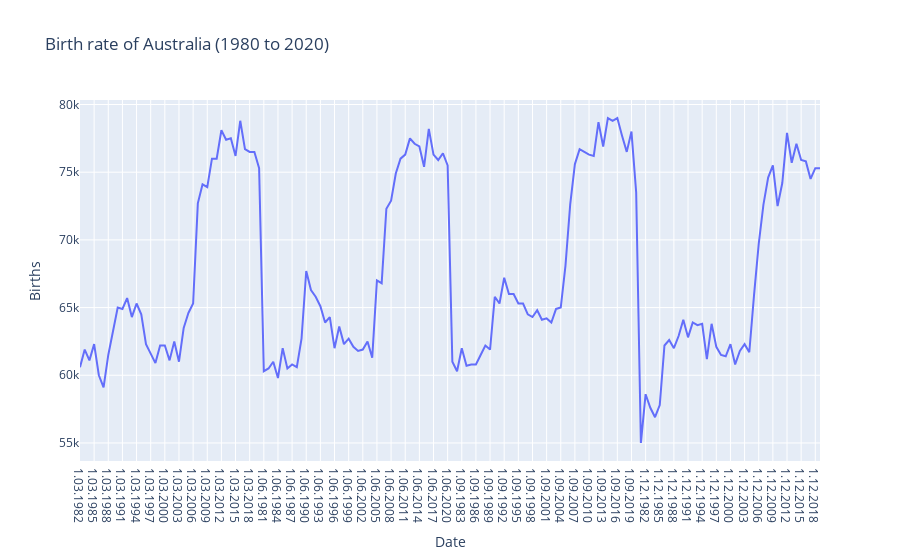

Notebook code for this chart:
### Code cell
# Birth rate of Australia (1980 to 2020)

birth = pd.read_sql('select Date, Births from population order by Date;', conn)
px.line(birth, x="Date", y="Births", title="Birth rate of Australia (1980 to 2020)")

### Figure 1 — Plotly figure (JSON) as saved in the notebook; plotly's stock layout.template omitted (floating-point values rounded to 4 significant figures; data arrays with more than 128 entries replaced by an {"elided": "..."} marker saying what was removed)
{"data": [{"hovertemplate": "Date=%{x}<br>Births=%{y}<extra></extra>", "legendgroup": "", "line": {"color": "#636efa", "dash": "solid"}, "mode": "lines", "name": "", "orientation": "v", "showlegend": false, "type": "scatter", "x": {"elided": "158 str values"}, "xaxis": "x", "y": {"elided": "158 int values"}, "yaxis": "y"}], "layout": {"legend": {"tracegroupgap": 0}, "title": {"text": "Birth rate of Australia (1980 to 2020)"}, "xaxis": {"anchor": "y", "domain": [0, 1], "title": {"text": "Date"}}, "yaxis": {"anchor": "x", "domain": [0, 1], "title": {"text": "Births"}}}}
